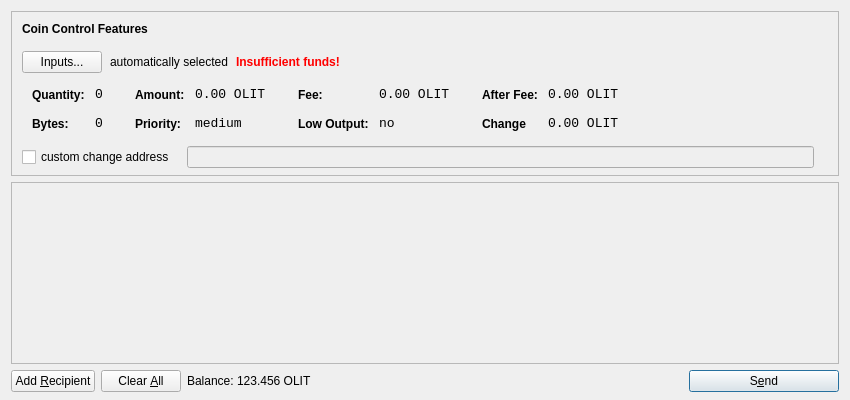
<?xml version="1.0" encoding="UTF-8"?>
<ui version="4.0">
 <class>SendCoinsDialog</class>
 <widget class="QDialog" name="SendCoinsDialog">
  <property name="geometry">
   <rect>
    <x>0</x>
    <y>0</y>
    <width>850</width>
    <height>400</height>
   </rect>
  </property>
  <property name="windowTitle">
   <string>Send Coins</string>
  </property>
  <layout class="QVBoxLayout" name="verticalLayout" stretch="0,1,0">
   <property name="bottomMargin">
    <number>8</number>
   </property>
   <item>
    <widget class="QFrame" name="frameCoinControl">
     <property name="sizePolicy">
      <sizepolicy hsizetype="Expanding" vsizetype="Expanding">
       <horstretch>0</horstretch>
       <verstretch>0</verstretch>
      </sizepolicy>
     </property>
     <property name="maximumSize">
      <size>
       <width>16777215</width>
       <height>16777215</height>
      </size>
     </property>
     <property name="frameShape">
      <enum>QFrame::StyledPanel</enum>
     </property>
     <property name="frameShadow">
      <enum>QFrame::Sunken</enum>
     </property>
     <layout class="QVBoxLayout" name="verticalLayoutCoinControl2">
      <property name="spacing">
       <number>6</number>
      </property>
      <property name="leftMargin">
       <number>0</number>
      </property>
      <property name="topMargin">
       <number>0</number>
      </property>
      <property name="rightMargin">
       <number>0</number>
      </property>
      <property name="bottomMargin">
       <number>6</number>
      </property>
      <item>
       <layout class="QVBoxLayout" name="verticalLayoutCoinControl" stretch="0,0,0,0,1">
        <property name="spacing">
         <number>0</number>
        </property>
        <property name="leftMargin">
         <number>10</number>
        </property>
        <property name="topMargin">
         <number>10</number>
        </property>
        <item>
         <layout class="QHBoxLayout" name="horizontalLayoutCoinControl1">
          <property name="bottomMargin">
           <number>15</number>
          </property>
          <item>
           <widget class="QLabel" name="labelCoinControlFeatures">
            <property name="sizePolicy">
             <sizepolicy hsizetype="Preferred" vsizetype="Maximum">
              <horstretch>0</horstretch>
              <verstretch>0</verstretch>
             </sizepolicy>
            </property>
            <property name="font">
             <font>
              <weight>75</weight>
              <bold>true</bold>
             </font>
            </property>
            <property name="styleSheet">
             <string notr="true">font-weight:bold;</string>
            </property>
            <property name="text">
             <string>Coin Control Features</string>
            </property>
           </widget>
          </item>
         </layout>
        </item>
        <item>
         <layout class="QHBoxLayout" name="horizontalLayoutCoinControl2" stretch="0,0,0,0">
          <property name="spacing">
           <number>8</number>
          </property>
          <property name="bottomMargin">
           <number>10</number>
          </property>
          <item>
           <widget class="QPushButton" name="pushButtonCoinControl">
            <property name="styleSheet">
             <string notr="true"/>
            </property>
            <property name="text">
             <string>Inputs...</string>
            </property>
           </widget>
          </item>
          <item>
           <widget class="QLabel" name="labelCoinControlAutomaticallySelected">
            <property name="text">
             <string>automatically selected</string>
            </property>
            <property name="margin">
             <number>5</number>
            </property>
           </widget>
          </item>
          <item>
           <widget class="QLabel" name="labelCoinControlInsuffFunds">
            <property name="font">
             <font>
              <weight>75</weight>
              <bold>true</bold>
             </font>
            </property>
            <property name="styleSheet">
             <string notr="true">color:red;font-weight:bold;</string>
            </property>
            <property name="text">
             <string>Insufficient funds!</string>
            </property>
            <property name="margin">
             <number>5</number>
            </property>
           </widget>
          </item>
          <item>
           <spacer name="horizontalSpacerCoinControl">
            <property name="orientation">
             <enum>Qt::Horizontal</enum>
            </property>
            <property name="sizeHint" stdset="0">
             <size>
              <width>40</width>
              <height>1</height>
             </size>
            </property>
           </spacer>
          </item>
         </layout>
        </item>
        <item>
         <widget class="QWidget" name="widgetCoinControl" native="true">
          <property name="sizePolicy">
           <sizepolicy hsizetype="Preferred" vsizetype="Preferred">
            <horstretch>0</horstretch>
            <verstretch>0</verstretch>
           </sizepolicy>
          </property>
          <property name="minimumSize">
           <size>
            <width>0</width>
            <height>0</height>
           </size>
          </property>
          <property name="styleSheet">
           <string notr="true"/>
          </property>
          <layout class="QHBoxLayout" name="horizontalLayoutCoinControl5">
           <property name="margin">
            <number>0</number>
           </property>
           <item>
            <layout class="QHBoxLayout" name="horizontalLayoutCoinControl3" stretch="0,0,0,1">
             <property name="spacing">
              <number>20</number>
             </property>
             <property name="topMargin">
              <number>0</number>
             </property>
             <property name="bottomMargin">
              <number>10</number>
             </property>
             <item>
              <layout class="QFormLayout" name="formLayoutCoinControl1">
               <property name="horizontalSpacing">
                <number>10</number>
               </property>
               <property name="verticalSpacing">
                <number>14</number>
               </property>
               <property name="leftMargin">
                <number>10</number>
               </property>
               <property name="topMargin">
                <number>4</number>
               </property>
               <property name="rightMargin">
                <number>6</number>
               </property>
               <item row="0" column="0">
                <widget class="QLabel" name="labelCoinControlQuantityText">
                 <property name="styleSheet">
                  <string notr="true">font-weight:bold;</string>
                 </property>
                 <property name="text">
                  <string>Quantity:</string>
                 </property>
                 <property name="margin">
                  <number>0</number>
                 </property>
                </widget>
               </item>
               <item row="0" column="1">
                <widget class="QLabel" name="labelCoinControlQuantity">
                 <property name="font">
                  <font>
                   <family>Monospace</family>
                   <pointsize>10</pointsize>
                  </font>
                 </property>
                 <property name="cursor">
                  <cursorShape>IBeamCursor</cursorShape>
                 </property>
                 <property name="contextMenuPolicy">
                  <enum>Qt::ActionsContextMenu</enum>
                 </property>
                 <property name="text">
                  <string>0</string>
                 </property>
                 <property name="margin">
                  <number>0</number>
                 </property>
                 <property name="textInteractionFlags">
                  <set>Qt::LinksAccessibleByMouse|Qt::TextSelectableByKeyboard|Qt::TextSelectableByMouse</set>
                 </property>
                </widget>
               </item>
               <item row="1" column="0">
                <widget class="QLabel" name="labelCoinControlBytesText">
                 <property name="styleSheet">
                  <string notr="true">font-weight:bold;</string>
                 </property>
                 <property name="text">
                  <string>Bytes:</string>
                 </property>
                </widget>
               </item>
               <item row="1" column="1">
                <widget class="QLabel" name="labelCoinControlBytes">
                 <property name="font">
                  <font>
                   <family>Monospace</family>
                   <pointsize>10</pointsize>
                  </font>
                 </property>
                 <property name="cursor">
                  <cursorShape>IBeamCursor</cursorShape>
                 </property>
                 <property name="contextMenuPolicy">
                  <enum>Qt::ActionsContextMenu</enum>
                 </property>
                 <property name="text">
                  <string>0</string>
                 </property>
                 <property name="textInteractionFlags">
                  <set>Qt::LinksAccessibleByMouse|Qt::TextSelectableByKeyboard|Qt::TextSelectableByMouse</set>
                 </property>
                </widget>
               </item>
              </layout>
             </item>
             <item>
              <layout class="QFormLayout" name="formLayoutCoinControl2">
               <property name="horizontalSpacing">
                <number>10</number>
               </property>
               <property name="verticalSpacing">
                <number>14</number>
               </property>
               <property name="leftMargin">
                <number>6</number>
               </property>
               <property name="topMargin">
                <number>4</number>
               </property>
               <property name="rightMargin">
                <number>6</number>
               </property>
               <item row="0" column="0">
                <widget class="QLabel" name="labelCoinControlAmountText">
                 <property name="styleSheet">
                  <string notr="true">font-weight:bold;</string>
                 </property>
                 <property name="text">
                  <string>Amount:</string>
                 </property>
                 <property name="margin">
                  <number>0</number>
                 </property>
                </widget>
               </item>
               <item row="0" column="1">
                <widget class="QLabel" name="labelCoinControlAmount">
                 <property name="font">
                  <font>
                   <family>Monospace</family>
                   <pointsize>10</pointsize>
                  </font>
                 </property>
                 <property name="cursor">
                  <cursorShape>IBeamCursor</cursorShape>
                 </property>
                 <property name="contextMenuPolicy">
                  <enum>Qt::ActionsContextMenu</enum>
                 </property>
                 <property name="text">
                  <string>0.00 OLIT</string>
                 </property>
                 <property name="textInteractionFlags">
                  <set>Qt::LinksAccessibleByMouse|Qt::TextSelectableByKeyboard|Qt::TextSelectableByMouse</set>
                 </property>
                </widget>
               </item>
               <item row="1" column="0">
                <widget class="QLabel" name="labelCoinControlPriorityText">
                 <property name="styleSheet">
                  <string notr="true">font-weight:bold;</string>
                 </property>
                 <property name="text">
                  <string>Priority:</string>
                 </property>
                </widget>
               </item>
               <item row="1" column="1">
                <widget class="QLabel" name="labelCoinControlPriority">
                 <property name="font">
                  <font>
                   <family>Monospace</family>
                   <pointsize>10</pointsize>
                  </font>
                 </property>
                 <property name="cursor">
                  <cursorShape>IBeamCursor</cursorShape>
                 </property>
                 <property name="contextMenuPolicy">
                  <enum>Qt::ActionsContextMenu</enum>
                 </property>
                 <property name="text">
                  <string>medium</string>
                 </property>
                 <property name="textInteractionFlags">
                  <set>Qt::LinksAccessibleByMouse|Qt::TextSelectableByKeyboard|Qt::TextSelectableByMouse</set>
                 </property>
                </widget>
               </item>
              </layout>
             </item>
             <item>
              <layout class="QFormLayout" name="formLayoutCoinControl3">
               <property name="horizontalSpacing">
                <number>10</number>
               </property>
               <property name="verticalSpacing">
                <number>14</number>
               </property>
               <property name="leftMargin">
                <number>6</number>
               </property>
               <property name="topMargin">
                <number>4</number>
               </property>
               <property name="rightMargin">
                <number>6</number>
               </property>
               <item row="0" column="0">
                <widget class="QLabel" name="labelCoinControlFeeText">
                 <property name="styleSheet">
                  <string notr="true">font-weight:bold;</string>
                 </property>
                 <property name="text">
                  <string>Fee:</string>
                 </property>
                 <property name="margin">
                  <number>0</number>
                 </property>
                </widget>
               </item>
               <item row="0" column="1">
                <widget class="QLabel" name="labelCoinControlFee">
                 <property name="font">
                  <font>
                   <family>Monospace</family>
                   <pointsize>10</pointsize>
                  </font>
                 </property>
                 <property name="cursor">
                  <cursorShape>IBeamCursor</cursorShape>
                 </property>
                 <property name="contextMenuPolicy">
                  <enum>Qt::ActionsContextMenu</enum>
                 </property>
                 <property name="text">
                  <string>0.00 OLIT</string>
                 </property>
                 <property name="textInteractionFlags">
                  <set>Qt::LinksAccessibleByMouse|Qt::TextSelectableByKeyboard|Qt::TextSelectableByMouse</set>
                 </property>
                </widget>
               </item>
               <item row="1" column="0">
                <widget class="QLabel" name="labelCoinControlLowOutputText">
                 <property name="styleSheet">
                  <string notr="true">font-weight:bold;</string>
                 </property>
                 <property name="text">
                  <string>Low Output:</string>
                 </property>
                </widget>
               </item>
               <item row="1" column="1">
                <widget class="QLabel" name="labelCoinControlLowOutput">
                 <property name="font">
                  <font>
                   <family>Monospace</family>
                   <pointsize>10</pointsize>
                  </font>
                 </property>
                 <property name="cursor">
                  <cursorShape>IBeamCursor</cursorShape>
                 </property>
                 <property name="contextMenuPolicy">
                  <enum>Qt::ActionsContextMenu</enum>
                 </property>
                 <property name="text">
                  <string>no</string>
                 </property>
                 <property name="textInteractionFlags">
                  <set>Qt::LinksAccessibleByMouse|Qt::TextSelectableByKeyboard|Qt::TextSelectableByMouse</set>
                 </property>
                </widget>
               </item>
              </layout>
             </item>
             <item>
              <layout class="QFormLayout" name="formLayoutCoinControl4">
               <property name="horizontalSpacing">
                <number>10</number>
               </property>
               <property name="verticalSpacing">
                <number>14</number>
               </property>
               <property name="leftMargin">
                <number>6</number>
               </property>
               <property name="topMargin">
                <number>4</number>
               </property>
               <property name="rightMargin">
                <number>6</number>
               </property>
               <item row="0" column="0">
                <widget class="QLabel" name="labelCoinControlAfterFeeText">
                 <property name="styleSheet">
                  <string notr="true">font-weight:bold;</string>
                 </property>
                 <property name="text">
                  <string>After Fee:</string>
                 </property>
                 <property name="margin">
                  <number>0</number>
                 </property>
                </widget>
               </item>
               <item row="0" column="1">
                <widget class="QLabel" name="labelCoinControlAfterFee">
                 <property name="font">
                  <font>
                   <family>Monospace</family>
                   <pointsize>10</pointsize>
                  </font>
                 </property>
                 <property name="cursor">
                  <cursorShape>IBeamCursor</cursorShape>
                 </property>
                 <property name="contextMenuPolicy">
                  <enum>Qt::ActionsContextMenu</enum>
                 </property>
                 <property name="text">
                  <string>0.00 OLIT</string>
                 </property>
                 <property name="textInteractionFlags">
                  <set>Qt::LinksAccessibleByMouse|Qt::TextSelectableByKeyboard|Qt::TextSelectableByMouse</set>
                 </property>
                </widget>
               </item>
               <item row="1" column="0">
                <widget class="QLabel" name="labelCoinControlChangeText">
                 <property name="styleSheet">
                  <string notr="true">font-weight:bold;</string>
                 </property>
                 <property name="text">
                  <string>Change</string>
                 </property>
                </widget>
               </item>
               <item row="1" column="1">
                <widget class="QLabel" name="labelCoinControlChange">
                 <property name="font">
                  <font>
                   <family>Monospace</family>
                   <pointsize>10</pointsize>
                  </font>
                 </property>
                 <property name="cursor">
                  <cursorShape>IBeamCursor</cursorShape>
                 </property>
                 <property name="contextMenuPolicy">
                  <enum>Qt::ActionsContextMenu</enum>
                 </property>
                 <property name="text">
                  <string>0.00 OLIT</string>
                 </property>
                 <property name="textInteractionFlags">
                  <set>Qt::LinksAccessibleByMouse|Qt::TextSelectableByKeyboard|Qt::TextSelectableByMouse</set>
                 </property>
                </widget>
               </item>
              </layout>
             </item>
            </layout>
           </item>
          </layout>
         </widget>
        </item>
        <item>
         <layout class="QHBoxLayout" name="horizontalLayoutCoinControl4" stretch="0,0,0">
          <property name="spacing">
           <number>12</number>
          </property>
          <property name="sizeConstraint">
           <enum>QLayout::SetDefaultConstraint</enum>
          </property>
          <property name="topMargin">
           <number>5</number>
          </property>
          <property name="rightMargin">
           <number>5</number>
          </property>
          <item>
           <widget class="QCheckBox" name="checkBoxCoinControlChange">
            <property name="text">
             <string>custom change address</string>
            </property>
           </widget>
          </item>
          <item>
           <widget class="QLineEdit" name="lineEditCoinControlChange">
            <property name="enabled">
             <bool>false</bool>
            </property>
            <property name="sizePolicy">
             <sizepolicy hsizetype="Expanding" vsizetype="Fixed">
              <horstretch>0</horstretch>
              <verstretch>0</verstretch>
             </sizepolicy>
            </property>
           </widget>
          </item>
          <item>
           <widget class="QLabel" name="labelCoinControlChangeLabel">
            <property name="sizePolicy">
             <sizepolicy hsizetype="Preferred" vsizetype="Expanding">
              <horstretch>0</horstretch>
              <verstretch>0</verstretch>
             </sizepolicy>
            </property>
            <property name="minimumSize">
             <size>
              <width>0</width>
              <height>0</height>
             </size>
            </property>
            <property name="text">
             <string/>
            </property>
            <property name="margin">
             <number>3</number>
            </property>
           </widget>
          </item>
         </layout>
        </item>
        <item>
         <spacer name="verticalSpacerCoinControl">
          <property name="orientation">
           <enum>Qt::Vertical</enum>
          </property>
          <property name="sizeHint" stdset="0">
           <size>
            <width>800</width>
            <height>1</height>
           </size>
          </property>
         </spacer>
        </item>
       </layout>
      </item>
     </layout>
    </widget>
   </item>
   <item>
    <widget class="QScrollArea" name="scrollArea">
     <property name="widgetResizable">
      <bool>true</bool>
     </property>
     <widget class="QWidget" name="scrollAreaWidgetContents">
      <property name="geometry">
       <rect>
        <x>0</x>
        <y>0</y>
        <width>830</width>
        <height>172</height>
       </rect>
      </property>
      <layout class="QVBoxLayout" name="verticalLayout_2">
       <property name="margin">
        <number>0</number>
       </property>
       <item>
        <layout class="QVBoxLayout" name="entries">
         <property name="spacing">
          <number>6</number>
         </property>
        </layout>
       </item>
       <item>
        <spacer name="verticalSpacer">
         <property name="orientation">
          <enum>Qt::Vertical</enum>
         </property>
         <property name="sizeHint" stdset="0">
          <size>
           <width>20</width>
           <height>40</height>
          </size>
         </property>
        </spacer>
       </item>
      </layout>
     </widget>
    </widget>
   </item>
   <item>
    <layout class="QHBoxLayout" name="horizontalLayout">
     <item>
      <widget class="QPushButton" name="addButton">
       <property name="toolTip">
        <string>Send to multiple recipients at once</string>
       </property>
       <property name="text">
        <string>Add &amp;Recipient</string>
       </property>
       <property name="icon">
        <iconset resource="../bitcoin.qrc">
         <normaloff>:/icons/add</normaloff>:/icons/add</iconset>
       </property>
       <property name="autoDefault">
        <bool>false</bool>
       </property>
      </widget>
     </item>
     <item>
      <widget class="QPushButton" name="clearButton">
       <property name="sizePolicy">
        <sizepolicy hsizetype="Minimum" vsizetype="Fixed">
         <horstretch>0</horstretch>
         <verstretch>0</verstretch>
        </sizepolicy>
       </property>
       <property name="toolTip">
        <string>Remove all transaction fields</string>
       </property>
       <property name="text">
        <string>Clear &amp;All</string>
       </property>
       <property name="icon">
        <iconset resource="../bitcoin.qrc">
         <normaloff>:/icons/remove</normaloff>:/icons/remove</iconset>
       </property>
       <property name="autoRepeatDelay">
        <number>300</number>
       </property>
       <property name="autoDefault">
        <bool>false</bool>
       </property>
      </widget>
     </item>
     <item>
      <layout class="QHBoxLayout" name="horizontalLayout_2">
       <property name="spacing">
        <number>3</number>
       </property>
       <item>
        <widget class="QLabel" name="label">
         <property name="sizePolicy">
          <sizepolicy hsizetype="Preferred" vsizetype="Fixed">
           <horstretch>0</horstretch>
           <verstretch>0</verstretch>
          </sizepolicy>
         </property>
         <property name="text">
          <string>Balance:</string>
         </property>
        </widget>
       </item>
       <item>
        <widget class="QLabel" name="labelBalance">
         <property name="sizePolicy">
          <sizepolicy hsizetype="Preferred" vsizetype="Fixed">
           <horstretch>0</horstretch>
           <verstretch>0</verstretch>
          </sizepolicy>
         </property>
         <property name="cursor">
          <cursorShape>IBeamCursor</cursorShape>
         </property>
         <property name="text">
          <string>123.456 OLIT</string>
         </property>
         <property name="textInteractionFlags">
          <set>Qt::LinksAccessibleByMouse|Qt::TextSelectableByKeyboard|Qt::TextSelectableByMouse</set>
         </property>
        </widget>
       </item>
      </layout>
     </item>
     <item>
      <spacer name="horizontalSpacer">
       <property name="orientation">
        <enum>Qt::Horizontal</enum>
       </property>
       <property name="sizeHint" stdset="0">
        <size>
         <width>40</width>
         <height>20</height>
        </size>
       </property>
      </spacer>
     </item>
     <item>
      <widget class="QPushButton" name="sendButton">
       <property name="minimumSize">
        <size>
         <width>150</width>
         <height>0</height>
        </size>
       </property>
       <property name="toolTip">
        <string>Confirm the send action</string>
       </property>
       <property name="text">
        <string>S&amp;end</string>
       </property>
       <property name="icon">
        <iconset resource="../bitcoin.qrc">
         <normaloff>:/icons/send</normaloff>:/icons/send</iconset>
       </property>
       <property name="default">
        <bool>true</bool>
       </property>
      </widget>
     </item>
    </layout>
   </item>
  </layout>
 </widget>
 <resources>
  <include location="../bitcoin.qrc"/>
 </resources>
 <connections/>
</ui>
